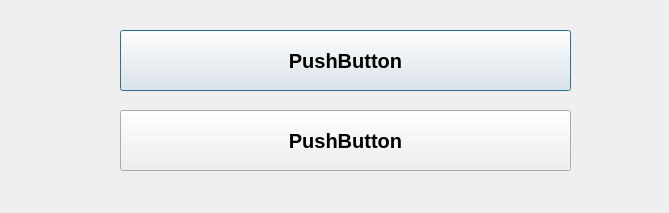
<?xml version="1.0" encoding="UTF-8"?>
<ui version="4.0">
 <class>Dialog</class>
 <widget class="QDialog" name="Dialog">
  <property name="geometry">
   <rect>
    <x>0</x>
    <y>0</y>
    <width>669</width>
    <height>213</height>
   </rect>
  </property>
  <property name="windowTitle">
   <string>Dialog</string>
  </property>
  <widget class="QPushButton" name="btn1">
   <property name="geometry">
    <rect>
     <x>120</x>
     <y>30</y>
     <width>451</width>
     <height>61</height>
    </rect>
   </property>
   <property name="font">
    <font>
     <pointsize>15</pointsize>
     <weight>75</weight>
     <bold>true</bold>
    </font>
   </property>
   <property name="text">
    <string>PushButton</string>
   </property>
  </widget>
  <widget class="QPushButton" name="btn2">
   <property name="geometry">
    <rect>
     <x>120</x>
     <y>110</y>
     <width>451</width>
     <height>61</height>
    </rect>
   </property>
   <property name="font">
    <font>
     <pointsize>15</pointsize>
     <weight>75</weight>
     <bold>true</bold>
    </font>
   </property>
   <property name="text">
    <string>PushButton</string>
   </property>
  </widget>
 </widget>
 <resources/>
 <connections>
  <connection>
   <sender>btn1</sender>
   <signal>clicked()</signal>
   <receiver>btn1</receiver>
   <slot>click()</slot>
   <hints>
    <hint type="sourcelabel">
     <x>345</x>
     <y>60</y>
    </hint>
    <hint type="destinationlabel">
     <x>345</x>
     <y>60</y>
    </hint>
   </hints>
  </connection>
 </connections>
</ui>
